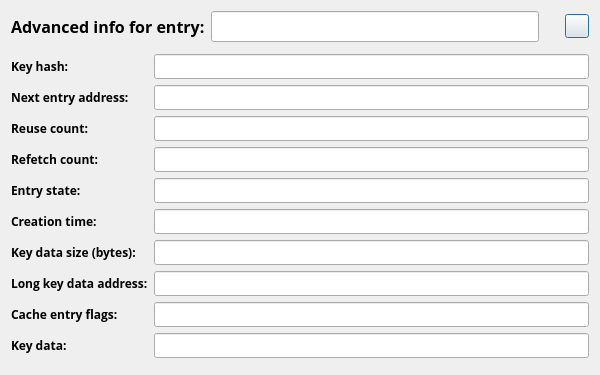
<?xml version="1.0" encoding="UTF-8"?>
<ui version="4.0">
 <class>ChromePreviewDialog</class>
 <widget class="QDialog" name="ChromePreviewDialog">
  <property name="geometry">
   <rect>
    <x>0</x>
    <y>0</y>
    <width>600</width>
    <height>375</height>
   </rect>
  </property>
  <property name="sizePolicy">
   <sizepolicy hsizetype="Expanding" vsizetype="Fixed">
    <horstretch>0</horstretch>
    <verstretch>0</verstretch>
   </sizepolicy>
  </property>
  <property name="minimumSize">
   <size>
    <width>0</width>
    <height>375</height>
   </size>
  </property>
  <property name="maximumSize">
   <size>
    <width>16777215</width>
    <height>375</height>
   </size>
  </property>
  <property name="windowTitle">
   <string>Dialog</string>
  </property>
  <layout class="QGridLayout" name="gridLayout_3">
   <item row="0" column="0">
    <layout class="QGridLayout" name="gridLayout">
     <item row="0" column="0">
      <widget class="QLabel" name="label">
       <property name="font">
        <font>
         <family>Open Sans</family>
         <pointsize>12</pointsize>
         <weight>75</weight>
         <bold>true</bold>
        </font>
       </property>
       <property name="text">
        <string>Advanced info for entry:</string>
       </property>
      </widget>
     </item>
     <item row="0" column="1">
      <widget class="QLineEdit" name="line_dialog_title">
       <property name="font">
        <font>
         <family>Open Sans</family>
         <pointsize>12</pointsize>
        </font>
       </property>
      </widget>
     </item>
     <item row="0" column="2">
      <spacer name="horizontalSpacer">
       <property name="orientation">
        <enum>Qt::Horizontal</enum>
       </property>
       <property name="sizeType">
        <enum>QSizePolicy::Fixed</enum>
       </property>
       <property name="sizeHint" stdset="0">
        <size>
         <width>20</width>
         <height>20</height>
        </size>
       </property>
      </spacer>
     </item>
     <item row="0" column="3">
      <widget class="QPushButton" name="button_close_dialog">
       <property name="minimumSize">
        <size>
         <width>24</width>
         <height>24</height>
        </size>
       </property>
       <property name="maximumSize">
        <size>
         <width>24</width>
         <height>24</height>
        </size>
       </property>
       <property name="text">
        <string/>
       </property>
       <property name="icon">
        <iconset resource="../icons.qrc">
         <normaloff>:/icons/button_close.png</normaloff>:/icons/button_close.png</iconset>
       </property>
       <property name="iconSize">
        <size>
         <width>24</width>
         <height>24</height>
        </size>
       </property>
      </widget>
     </item>
    </layout>
   </item>
   <item row="2" column="0">
    <layout class="QGridLayout" name="gridLayout_2">
     <item row="5" column="0">
      <widget class="QLabel" name="label_8">
       <property name="font">
        <font>
         <family>Open Sans</family>
         <pointsize>9</pointsize>
         <weight>75</weight>
         <bold>true</bold>
        </font>
       </property>
       <property name="text">
        <string>Creation time:</string>
       </property>
      </widget>
     </item>
     <item row="5" column="1">
      <widget class="QLineEdit" name="line_creation_time">
       <property name="font">
        <font>
         <family>Open Sans</family>
         <pointsize>9</pointsize>
        </font>
       </property>
      </widget>
     </item>
     <item row="3" column="1">
      <widget class="QLineEdit" name="line_refetch_count">
       <property name="font">
        <font>
         <family>Open Sans</family>
         <pointsize>9</pointsize>
        </font>
       </property>
      </widget>
     </item>
     <item row="6" column="0">
      <widget class="QLabel" name="label_9">
       <property name="font">
        <font>
         <family>Open Sans</family>
         <pointsize>9</pointsize>
         <weight>75</weight>
         <bold>true</bold>
        </font>
       </property>
       <property name="text">
        <string>Key data size (bytes):</string>
       </property>
      </widget>
     </item>
     <item row="2" column="1">
      <widget class="QLineEdit" name="line_reuse_count">
       <property name="font">
        <font>
         <family>Open Sans</family>
         <pointsize>9</pointsize>
        </font>
       </property>
      </widget>
     </item>
     <item row="1" column="0">
      <widget class="QLabel" name="label_3">
       <property name="font">
        <font>
         <family>Open Sans</family>
         <pointsize>9</pointsize>
         <weight>75</weight>
         <bold>true</bold>
        </font>
       </property>
       <property name="text">
        <string>Next entry address:</string>
       </property>
      </widget>
     </item>
     <item row="0" column="0">
      <widget class="QLabel" name="label_2">
       <property name="font">
        <font>
         <family>Open Sans</family>
         <pointsize>9</pointsize>
         <weight>75</weight>
         <bold>true</bold>
        </font>
       </property>
       <property name="text">
        <string>Key hash:</string>
       </property>
      </widget>
     </item>
     <item row="0" column="1">
      <widget class="QLineEdit" name="line_key_hash">
       <property name="font">
        <font>
         <family>Open Sans</family>
         <pointsize>9</pointsize>
        </font>
       </property>
      </widget>
     </item>
     <item row="6" column="1">
      <widget class="QLineEdit" name="line_key_data_size">
       <property name="font">
        <font>
         <family>Open Sans</family>
         <pointsize>9</pointsize>
        </font>
       </property>
      </widget>
     </item>
     <item row="8" column="0">
      <widget class="QLabel" name="label_11">
       <property name="font">
        <font>
         <family>Open Sans</family>
         <pointsize>9</pointsize>
         <weight>75</weight>
         <bold>true</bold>
        </font>
       </property>
       <property name="text">
        <string>Cache entry flags:</string>
       </property>
      </widget>
     </item>
     <item row="8" column="1">
      <widget class="QLineEdit" name="line_cache_entry_flags">
       <property name="font">
        <font>
         <family>Open Sans</family>
         <pointsize>9</pointsize>
        </font>
       </property>
      </widget>
     </item>
     <item row="7" column="1">
      <widget class="QLineEdit" name="line_long_key_address">
       <property name="font">
        <font>
         <family>Open Sans</family>
         <pointsize>9</pointsize>
        </font>
       </property>
      </widget>
     </item>
     <item row="7" column="0">
      <widget class="QLabel" name="label_10">
       <property name="font">
        <font>
         <family>Open Sans</family>
         <pointsize>9</pointsize>
         <weight>75</weight>
         <bold>true</bold>
        </font>
       </property>
       <property name="text">
        <string>Long key data address:</string>
       </property>
      </widget>
     </item>
     <item row="9" column="0">
      <widget class="QLabel" name="label_12">
       <property name="font">
        <font>
         <family>Open Sans</family>
         <pointsize>9</pointsize>
         <weight>75</weight>
         <bold>true</bold>
        </font>
       </property>
       <property name="text">
        <string>Key data:</string>
       </property>
      </widget>
     </item>
     <item row="9" column="1">
      <widget class="QLineEdit" name="line_key_data">
       <property name="font">
        <font>
         <family>Open Sans</family>
         <pointsize>9</pointsize>
        </font>
       </property>
      </widget>
     </item>
     <item row="3" column="0">
      <widget class="QLabel" name="label_6">
       <property name="font">
        <font>
         <family>Open Sans</family>
         <pointsize>9</pointsize>
         <weight>75</weight>
         <bold>true</bold>
        </font>
       </property>
       <property name="text">
        <string>Refetch count:</string>
       </property>
      </widget>
     </item>
     <item row="2" column="0">
      <widget class="QLabel" name="label_5">
       <property name="font">
        <font>
         <family>Open Sans</family>
         <pointsize>9</pointsize>
         <weight>75</weight>
         <bold>true</bold>
        </font>
       </property>
       <property name="text">
        <string>Reuse count:</string>
       </property>
      </widget>
     </item>
     <item row="1" column="1">
      <widget class="QLineEdit" name="line_next_entry_address">
       <property name="font">
        <font>
         <family>Open Sans</family>
         <pointsize>9</pointsize>
        </font>
       </property>
      </widget>
     </item>
     <item row="4" column="1">
      <widget class="QLineEdit" name="line_entry_state">
       <property name="font">
        <font>
         <family>Open Sans</family>
         <pointsize>9</pointsize>
        </font>
       </property>
      </widget>
     </item>
     <item row="4" column="0">
      <widget class="QLabel" name="label_7">
       <property name="font">
        <font>
         <family>Open Sans</family>
         <pointsize>9</pointsize>
         <weight>75</weight>
         <bold>true</bold>
        </font>
       </property>
       <property name="text">
        <string>Entry state:</string>
       </property>
      </widget>
     </item>
    </layout>
   </item>
   <item row="1" column="0">
    <spacer name="verticalSpacer">
     <property name="orientation">
      <enum>Qt::Vertical</enum>
     </property>
     <property name="sizeHint" stdset="0">
      <size>
       <width>20</width>
       <height>40</height>
      </size>
     </property>
    </spacer>
   </item>
   <item row="3" column="0">
    <spacer name="verticalSpacer_2">
     <property name="orientation">
      <enum>Qt::Vertical</enum>
     </property>
     <property name="sizeHint" stdset="0">
      <size>
       <width>20</width>
       <height>40</height>
      </size>
     </property>
    </spacer>
   </item>
  </layout>
 </widget>
 <resources>
  <include location="../icons.qrc"/>
 </resources>
 <connections/>
</ui>
